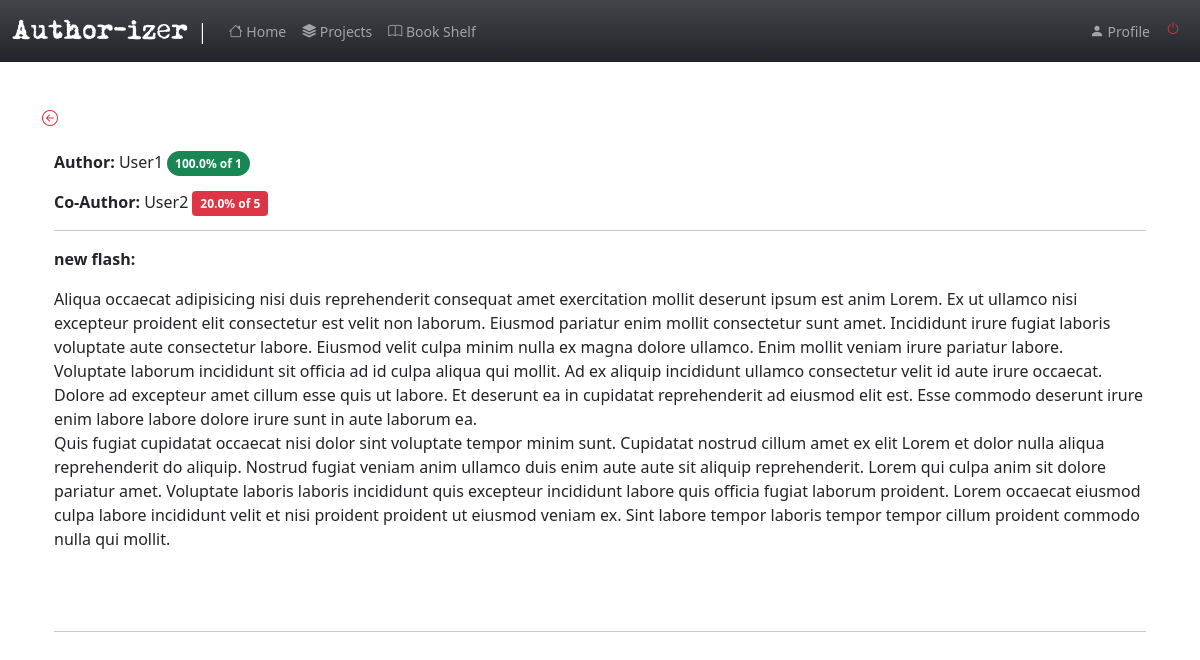
Before: /read_post/10 (signed in) with the older database file.
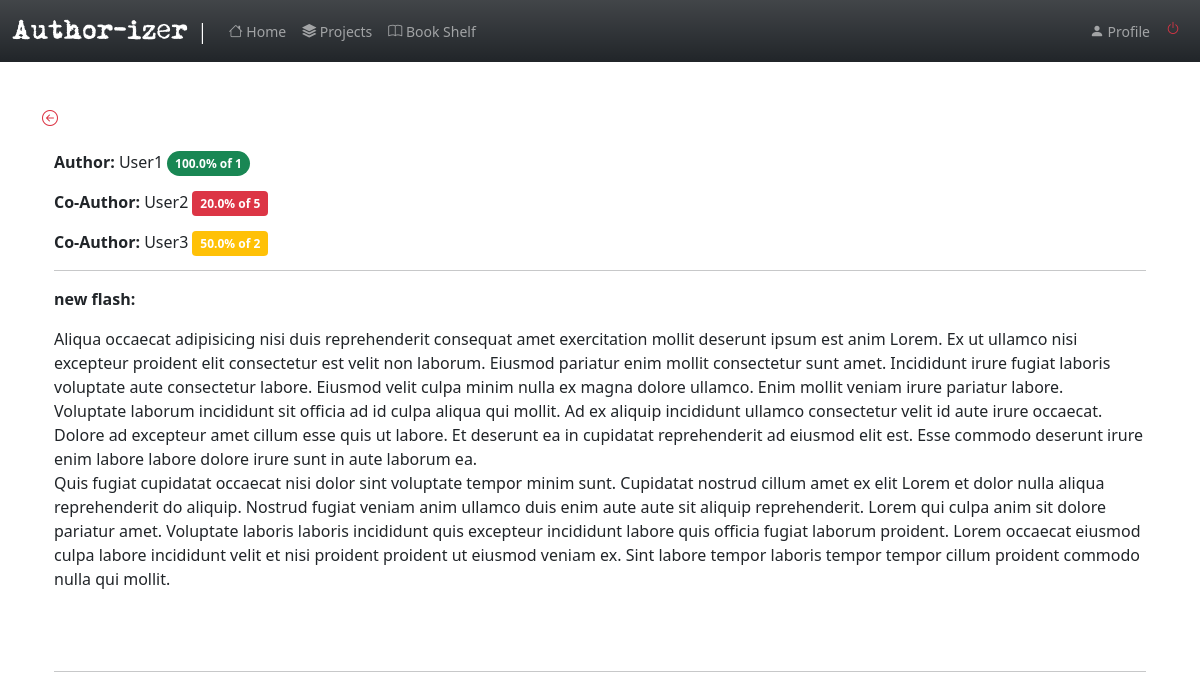
After: the same page with the newer database file.
### app/models.py (models this page shows, shortened)
class Contribute(db.Model):
    id = db.Column(db.Integer, primary_key=True)
    body = db.Column(db.Text)
    subtitle= db.Column(db.String(120))
    contributor =db.Column(db.String(120), db.ForeignKey('user.username',onupdate="CASCADE"))
    post_id= db.Column(db.Integer, db.ForeignKey('post.id',ondelete="CASCADE"))
    accepted= db.Column(db.Boolean, default=False)

### app/routes.py (the view, shortened to what this page needs)
@app.route('/read_post/<id>', methods=['GET', 'POST'])
@login_required
def read_post(id):
    post=Post.query.get(id)
    form2=AcceptedForm()
    form=CompletedForm()
    conts= Contribute.query.filter_by(post_id=post.id).all()
    form2.contributeId.choices=[('')]+[(cont.id) for cont in conts]
    authorate= user_rating(post.author.username)
    return render_template('read_post.html', user=user, post=post, conts=conts,  form2=form2,
                           current_user=current_user,   form=form, authorate=authorate, user_rating=user_rating, total=total_rating)

### app/models.py (called while the page is built)
@login.user_loader
def load_user(id):
    return User.query.get(int(id))

    @classmethod
    def before_commit(cls, session):
        session._changes = {
            'add': list(session.new),
            'update': list(session.dirty),
            'delete': list(session.deleted)
        }

    @classmethod
    def after_commit(cls, session):
        for obj in session._changes['add']:
            if isinstance(obj, SearchableMixin):
                add_to_index(obj.__tablename__, obj)
        for obj in session._changes['update']:
            if isinstance(obj, SearchableMixin):
                add_to_index(obj.__tablename__, obj)
        for obj in session._changes['delete']:
            if isinstance(obj, SearchableMixin):
                remove_from_index(obj.__tablename__, obj)
        session._changes = None

### app/rating.py (called while the page is built)
def user_rating(username):
    conts=[]
    contributes=Contribute.query.filter_by(contributor=username).all()
    num=len(contributes)
    for contribute in contributes:
        if contribute.accepted ==1:
            conts.append(contribute)
    acc_len = len(conts)
    if num>0:
        rating=(acc_len*100)/num
        return round(rating,1)
    else:
        return 0

### app/templates/read_post.html (shortened to what this page needs)
{% extends "base.html" %}
{% block app_content %}
<div>
    <a class='text-decoration-none text-danger mb-3' href="{{ url_for('index') }}"> <span>{{ render_icon('arrow-left-circle') }}</span></a>
</div>
<br>
<div class='container'>
    <table class=" tabel ">
        <tr class='row align-items-center'>
                <p><strong>Author: </strong>{{ post.author.username.capitalize() }}
                {%if authorate >=80%}
                <span class='badge bg-success text-wrap d-inline rounded-pill'> {{authorate}}% of {{total(username=post.author.username)}}</span>
                {%elif 80>authorate >=50 %}
                <span class='badge bg-warning text-wrap d-inline rounded-pill'> {{authorate}}% of {{total(username=post.author.username)}}</span>
                {%elif authorate<50 %}
                <span class='badge bg-danger text-wrap d-inline rounded-pill'> {{authorate}}% of {{total(username=post.author.username)}} </span>
                {%endif%}
        </tr>
        <tr >
        {%for cont in conts%}
            <p><strong>Co-Author:  </strong> {{ cont.contributor.capitalize()}}
                {%if 80<= user_rating(username=cont.contributor) %}
                <span class='badge bg-success text-wrap d-inline'> {{user_rating(username=cont.contributor)}}% of {{total(username=cont.contributor)}}</span> </p>
                {%elif 80 > user_rating(username=cont.contributor) >=50 %}
                <span class='badge bg-warning text-wrap d-inline'> {{user_rating(username=cont.contributor)}}% of {{total(username=cont.contributor)}}</span> </p>
                {%elif user_rating(username=cont.contributor) <50 %}
                <span class='badge bg-danger text-wrap d-inline'> {{user_rating(username=cont.contributor)}}% of {{total(username=cont.contributor)}} </span> </p>
                {%endif%}
        {%endfor%}
        </tr>
        <hr>
        <tr>
            <p><strong>{{post.subtitle}}: </strong> </p>
            {{post.body | safe}}
        <br>
        </tr>
    </table>
<hr>
{% endblock %}

Changed rows visible on the page:
added Contribute: contributor "User3", contributor+accepted "50.0", contributor "2"
